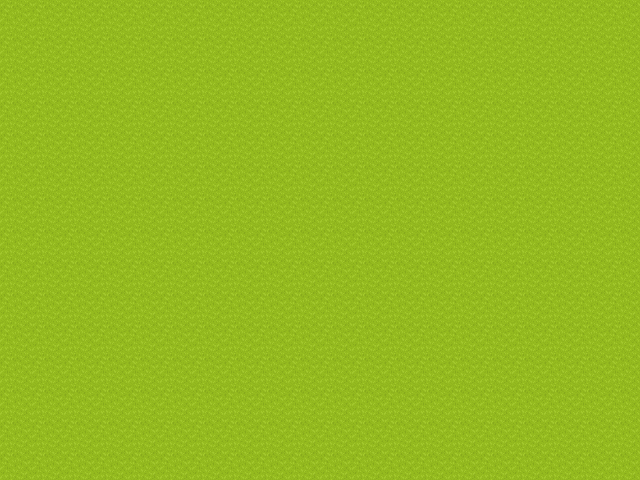

Below is a game level as drawn by its tile map, then a one-line description and the .tmx that defines it (tile-layer data replaced by summaries):
An orthogonal 20x15 tile map with 32x32 px tiles, 1 tile layer (Camada de Blocos 1) and 1 object (event).

<map version="1.10" tiledversion="1.10.2" orientation="orthogonal" renderorder="right-down" width="20" height="15" tilewidth="32" tileheight="32" infinite="0" nextlayerid="3" nextobjectid="2">
 <tileset firstgid="1" source="[Base]BaseChip_pipo.tsx" />
 <layer id="1" name="Camada de Blocos 1" width="20" height="15">
  <data>[300 cells, 300 non-empty, 1 distinct tile ids]</data>
 </layer>
 <objectgroup id="2" name="Camada de Objetos 1">
  <object id="1" name="Kuramon-Battle" type="event" x="96" y="224">
   <point />
  </object>
 </objectgroup>
</map>
